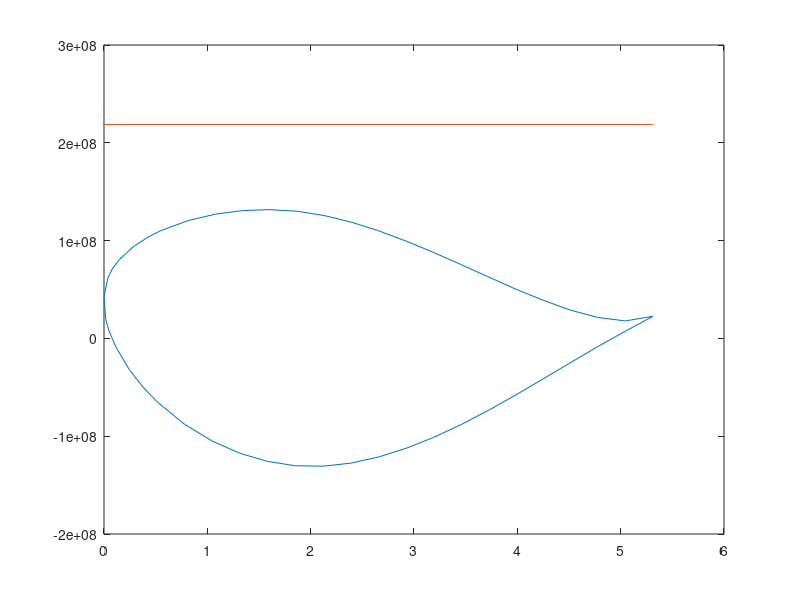

This chart was generated by the following MATLAB code:
clc; clear all;
%%
load('loads.mat') ;
a=load('n63415-il.dat') ;
c=1.6190 ;
z=-a(:,1)*c*3.28084*0.01;
y= a(:,2)*c*3.28084*0.01;
spar1_ytop=0.1517*3.28084;
spar1_ybot=-0.08855*3.28084;
spar1_z=-0.3*c*3.28084;
spar2_ytop=0.09546*3.28084;
spar2_ybot=-0.031975*3.28084;
spar2_z=-0.7*c*3.28084;
b1=(spar1_ytop-spar1_ybot);
b2=(spar2_ytop-spar2_ybot);
%% thicknesses and Modulus
tw=0.004*3.28084;
tf=tw/2; 
tsc=0.002*3.28084;
hw1=(spar1_ytop-spar1_ybot-2*(tf+tsc));
hw2=(spar2_ytop-spar2_ybot-2*(tf+tsc));
E_al= 1.5351*10^9*32.1522;
E_steel= 4.2*10^9*32.1522;
E_star=E_steel/E_al;
ybar=[(spar1_ytop+spar1_ybot)/2,(spar2_ytop+spar2_ybot)/2];
zbar=[spar1_z,spar2_z];
%% Areas of individual parts
A1=[b1*tsc,b1*tsc,b1*tf,b1*tf,tw*hw1];
A2=[b2*tsc,b2*tsc,b2*tf,b2*tf,tw*hw2];
E=[E_steel,E_steel,E_al,E_al,E_al];
E_star_spar= (1/E_al).*E ;

%% finding spar centroid
A_star_i=[dot(A1,E_star_spar),dot(A2,E_star_spar)];
Sigma_A_star = sum(A_star_i) ;
y_cent= dot(A_star_i,ybar)/Sigma_A_star ;
z_cent= dot(A_star_i,zbar)/Sigma_A_star;


%% Finding Moment of Inertia for spars
Izz1=2*((E_star*(b1*tsc^3/12))+(A1(1)*E_star*((tsc+2*tf+hw1)/2)^2))+ 2*(((b1*tf^3/12))+(A1(3)*((tw/4)+(hw1/2))^2))+ (tw*hw1^3/12);
Iyy1=2*E_star*(tsc*b1^3/12)+2*(tf*b1^3/12)+ (hw1*tw^3/12);
Izz2=2*((E_star*(b2*tsc^3/12))+(A2(1)*E_star*((tsc+2*tf+hw1)/2)^2))+ 2*(((b2*tf^3/12))+(A2(3)*((tw/4)+(hw2/2))^2))+ (tw*hw2^3/12);
Iyy2=2*E_star*(tsc*b2^3/12)+2*(tf*b2^3/12)+ (hw2*tw^3/12);


%% total MOI stringers + spars
Iyy_total=Iyy1+ (A_star_i(1))*(zbar(1)-z_cent)^2 + Iyy2+ (A_star_i(2))*(zbar(2)-z_cent)^2  ;
Izz_total=Izz1+ (A_star_i(1))*(ybar(1)-y_cent)^2 + Izz2+ (A_star_i(2))*(ybar(2)-y_cent)^2  ;    
Iyz_total=((A_star_i(1))*(ybar(1)-y_cent)*(zbar(1)-z_cent) + (A_star_i(2))*(zbar(2)-z_cent)*(ybar(2)-y_cent)) ;
%% finding V_xx, W_xx
A=[-E_al*Iyz_total,-E_al*Iyy_total ; E_al*Izz_total,E_al*Iyz_total];
M=[M_y_due_to_D(1),M_z_due_to_L(1)];
%M=[855620,7376500]
v=A\M';
%% finding sigma_xx
F_S = 1.5 ;
epsilon_xx= (-(y-y_cent)*v(1)-(z-z_cent)*v(2));  %conversion from meter to feet
sigma_xx= F_S*E_al*epsilon_xx;
sigma_yield= 32.1522.*[6804000,6804000]; %32.1522 %lbf/ft^2 
z1=[-5.3117,0];
figure(1)
plot(-z,sigma_xx)
hold on ; plot(-z1,sigma_yield);
